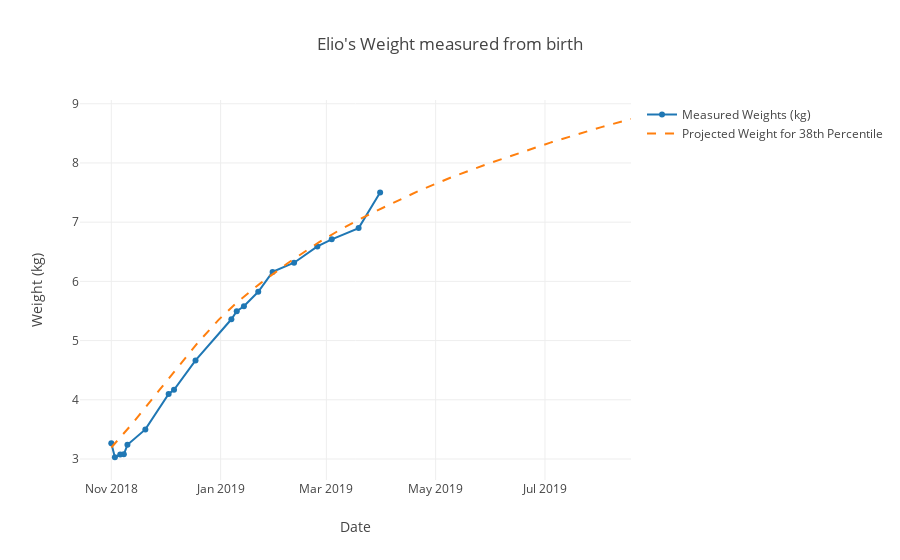

Notebook code cell kept with this figure:
### Code cell
fig = go.Figure(data=[meas,proj],layout=layout)
#Image(pio.to_image(fig,width=1200,height=600))

iplot(fig) # interative

### Figure 1 — Plotly figure (JSON) as saved in the notebook; plotly's stock layout.template omitted (floating-point values rounded to 4 significant figures; data arrays with more than 128 entries replaced by an {"elided": "..."} marker saying what was removed)
{"data": [{"name": "Measured Weights (kg)", "type": "scatter", "uid": "6d3f784c-6be1-45df-94f1-724240154d87", "x": ["2018-11-01", "2018-11-03", "2018-11-06", "2018-11-08", "2018-11-10", "2018-11-20", "2018-12-03", "2018-12-06", "2018-12-18", "2019-01-07", "2019-01-10", "2019-01-14", "2019-01-22", "2019-01-30", "2019-02-11", "2019-02-24", "2019-03-04", "2019-03-19", "2019-03-31"], "y": [3.265, 3.03, 3.075, 3.08, 3.24, 3.5, 4.1, 4.17, 4.665, 5.36, 5.495, 5.58, 5.825, 6.16, 6.315, 6.59, 6.71, 6.9, 7.5]}, {"line": {"dash": "dash"}, "name": "Projected Weight for 38th Percentile", "type": "scatter", "uid": "5e6a885b-5e48-4f9c-9443-51eca092f83c", "x": {"elided": "291 str values"}, "y": {"elided": "291 float values"}}], "layout": {"title": {"text": "Elio's Weight measured from birth"}, "xaxis": {"title": {"text": "Date"}}, "yaxis": {"title": {"text": "Weight (kg)"}}}}
